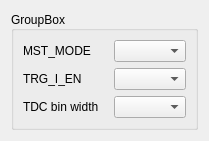
     <widget class="QWidget" name="page_3">
      <property name="styleSheet">
       <string notr="true"/>
      </property>
      <layout class="QVBoxLayout" name="page_3_layout" stretch="5,2,2">
       <item>
        <widget class="QGroupBox" name="groupBox">
         <property name="title">
          <string>GroupBox</string>
         </property>
         <property name="alignment">
          <set>Qt::AlignLeading|Qt::AlignLeft|Qt::AlignVCenter</set>
         </property>
         <layout class="QHBoxLayout" name="horizontalLayout_4" stretch="1,1,1">
          <item>
           <layout class="QFormLayout" name="formLayout_2">
            <item row="0" column="0">
             <widget class="QLabel" name="MST_MODE_Label">
              <property name="minimumSize">
               <size>
                <width>85</width>
                <height>0</height>
               </size>
              </property>
              <property name="maximumSize">
               <size>
                <width>85</width>
                <height>16777215</height>
               </size>
              </property>
              <property name="text">
               <string>MST_MODE</string>
              </property>
              <property name="margin">
               <number>0</number>
              </property>
             </widget>
            </item>
            <item row="0" column="1">
             <widget class="QComboBox" name="MST_MODE_ComboBox"/>
            </item>
            <item row="1" column="0">
             <widget class="QLabel" name="TRG_I_EN_Label">
              <property name="minimumSize">
               <size>
                <width>85</width>
                <height>0</height>
               </size>
              </property>
              <property name="maximumSize">
               <size>
                <width>85</width>
                <height>16777215</height>
               </size>
              </property>
              <property name="font">
               <font>
                <family>Microsoft YaHei UI</family>
                <pointsize>9</pointsize>
               </font>
              </property>
              <property name="text">
               <string>TRG_I_EN</string>
              </property>
             </widget>
            </item>
            <item row="1" column="1">
             <widget class="QComboBox" name="TRG_I_EN_ComboBox"/>
            </item>
            <item row="2" column="0">
             <widget class="QLabel" name="TDC_Bin_Width_Label">
              <property name="minimumSize">
               <size>
                <width>85</width>
                <height>0</height>
               </size>
              </property>
              <property name="maximumSize">
               <size>
                <width>85</width>
                <height>16777215</height>
               </size>
              </property>
              <property name="font">
               <font>
                <family>Microsoft YaHei UI</family>
                <pointsize>9</pointsize>
               </font>
              </property>
              <property name="text">
               <string>TDC bin width</string>
              </property>
              <property name="buddy">
               <cstring>TDC_Bin_Width_2</cstring>
              </property>
             </widget>
            </item>
            <item row="2" column="1">
             <widget class="QComboBox" name="TDC_Bin_Width_ComboBox"/>
            </item>
           </layout>
          </item>
          <item>
           <layout class="QFormLayout" name="formLayout_3"/>
          </item>
          <item>
           <layout class="QFormLayout" name="formLayout_4"/>
          </item>
         </layout>
        </widget>
       </item>
       <item>
        <layout class="QVBoxLayout" name="verticalLayout_6"/>
       </item>
       <item>
        <layout class="QVBoxLayout" name="MoreConfig"/>
       </item>
      </layout>
     </widget>
